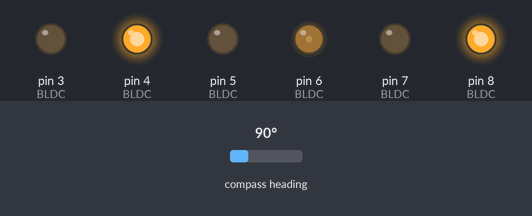
The program below on a simulated Arduino Uno, built with avr-gcc and run on an emulated ATmega328P. Shown: output pins drawn as LEDs (lit = HIGH). Wiring (inferred from the names in the program): AS5600 angle sensor at I2C address 0x36. Inputs (shaded band) come from the test bench; at power-on: compass heading 90°. What the program prints to the serial monitor is not drawn.

Above: at 9.4 s.
9.5 s: compass heading set to 7°
At 10.0 s:
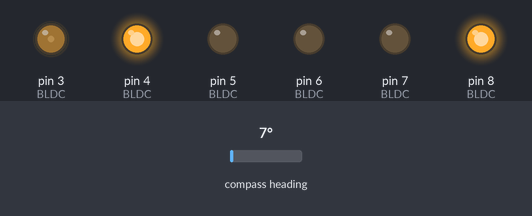
11.0 s: compass heading set to 90°
At 12.2 s:
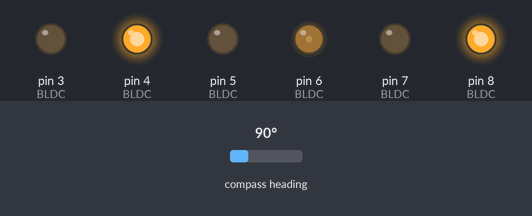
12.5 s: compass heading set to 269°
At 13.5 s:
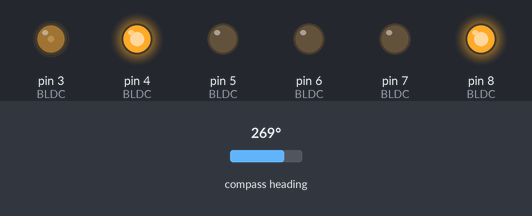
Timing chart, 0 to 15.5 s (numbered marks = the images above; inputs shaded):
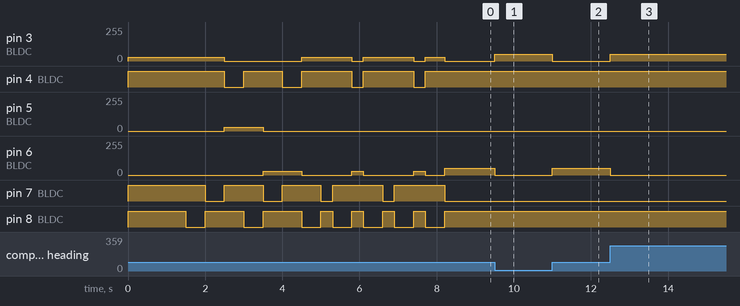

Measured:
- after the input at 9.5 s, pin 3 (BLDC): 0/255 → 50/255 at once; pin 6 (BLDC): 50/255 → 0/255 at once
- after the input at 11.0 s, pin 3 (BLDC): 50/255 → 0/255 at once; pin 6 (BLDC): 0/255 → 50/255 at once
- after the input at 12.5 s, pin 3 (BLDC): 0/255 → 50/255 at once; pin 6 (BLDC): 50/255 → 0/255 at once
- by itself, pin 3 (BLDC): repeats every 1.6 s: 30/255 1.3 s, 0/255 0.30 s

The program:

main.cpp
```cpp
//使うマイコン(Uno,Mega)によってレジスタ(initialize関数内)と
//ピン(motor_control.h内)の設定を変えること
//Unoで使う場合delay・delayMicrosecondsは使えない
//プログラムをいじるときはなるべく変更箇所を消さずにコメントアウトする。

//I2Cでエラーが出る場合はI2C_Clockの値を4000000まで下げてみる
#include <SPI.h>
#include <Arduino.h>
#include <stdint.h>
#include <motor_control.h>

#define I2C_Clock 4000000

uint8_t power = 50;
bool turn = 1; //true(1) 正転 / false(0) 逆転
int drive = 0;
int val1,val2 = -1;
bool flag1,flag2 = 0;
unsigned long period = 0;

void stop_motor();
uint8_t judge_step(uint16_t _Angle,bool _turn);
void get_speed();
void initialization();
uint16_t EncoderRead();
uint16_t calibration();
void motor_control(uint8_t _step,uint8_t _power);

void setup() {
  // put your setup code here, to run once:
  initialization();
  delay(32000);
  offset = calibration();
  //pinMode(9,OUTPUT);
  //digitalWrite(9,LOW);
}

void loop() {
  //digitalWrite(9,HIGH);
  int Angle = EncoderRead();
  Angle -= offset;
  Angle += 4096 * 2;
  Angle %= 4096;
  Angle = 4095 - Angle;
  drive = 0;
  if (turn) {
    Angle += 4096 * 2;
    Angle += 10;
    Angle %= 4096;
    drive = (int)((float)Angle / 97.5) % 6;
    drive += 2;
    drive %= 6;
  }
  else {
    Angle += 4096 * 2;
    Angle -= 50;
    Angle %= 4096;
    drive = (int)((float)Angle / 97.5) % 6;
    drive += 5;
    drive %= 6;
  }
  motor_control(drive,power);
}

void initialization() {
  //pwm
  TCCR0B = (TCCR0B & 0b11111000) | 0x01;  // 31.37255 [kHz]
  TCCR2B = (TCCR2B & 0b11111000) | 0x01;  // 31.37255 [kHz] //Arduino Uno
  //TCCR2B = (TCCR2B & 0b11111000) | 0x01;  // 31.37255 [kHz]
  //TCCR3B = (TCCR3B & 0b11111000) | 0x01;  // 31.37255 [kHz]
  //TCCR4B = (TCCR4B & 0b11111000) | 0x01;  // 31.37255 [kHz] //Arduino Mega

  //I2C
  Wire.begin();
  Wire.setClock(I2C_Clock);

  //タイマー割込み
  //絶対消さない!!!!!
  /*TCCR5A  = 0;
  TCCR5B  = 0;
  TCCR5B |= (1 << WGM52) | (1 << CS52);  //CTCmode //prescaler to 256
  OCR5A   = 62500-1;
  OCR5B   = 3125-1;*/

  //Serial
  Serial.begin(115200);

  //SPI
  SPCR |= bit(SPE);
  pinMode(MISO,OUTPUT);
  SPI.attachInterrupt();

  //BLDC pin
  for (uint8_t i = 0;i < 3;i++) {
    for (uint8_t j = 0;j < 2;j++) {
      pinMode(BLDC[i][j],OUTPUT);
    }
  }
  for (uint8_t i = 0;i < 3;i++) {
    analogWrite(BLDC[i][0],0);
    digitalWrite(BLDC[i][1],HIGH);
  }
  stop_motor();
  delay(64000);
  Serial.println("Start");
  //TIMSK5 |= (1 << OCIE5A);
}

ISR (SPI_STC_vect) {
  byte data = SPDR;
  if (data <= 100) {
    data *= 2;
    power = data;
    if (turn != 1) {
      for (int i = 0;i < 6;i++) {
        motor_control(i,0);
        delayMicroseconds(2000);
      }
    }
    turn = 1;
  }
  else if (data >= 101 && data <= 201) {
    data = (uint8_t)data - 101;
    power = data * 2;
    if (turn != 0) {
      for(int i = 5;i >= 0;i--) {
        motor_control(i,0);
        delayMicroseconds(2000);
      }
    }
    turn = 0;
  }
}

/*ISR (TIMER5_COMPA_vect) {
  //TIMSK5 |= (1 << OCIE5B);
}

ISR (TIMER5_COMPB_vect) {
  flag2 = 1;
  TIMSK5 |= (0 << OCIE5B);
}*/
```

motor_control.h
```cpp
#include <Arduino.h>
#include <Wire.h>

#define AS5600_DEV_ADDRESS   0x36
#define AS5600_REG_RAW_ANGLE 0x0C

uint16_t offset = 731;
const int BLDC[3][2] = {{3,4},{5,7},{6,8}}; //Arduino Uno
//const int BLDC[3][2] = {{3,4},{5,6},{7,8}}; //Arduino Mega

void motor_control(uint8_t _step, uint8_t _power) {
  switch (_step) {
    case 0:  // U→V
      analogWrite(BLDC[0][0], _power);  // U_IN
      analogWrite(BLDC[1][0], 0);       // V_IN
      analogWrite(BLDC[2][0], 0);       // W_IN

      digitalWrite(BLDC[0][1], HIGH);  // V_SD
      digitalWrite(BLDC[1][1], HIGH);   // V_IN
      digitalWrite(BLDC[2][1], LOW);  // W_IN
      break;

    case 1:  // W→V
      analogWrite(BLDC[0][0], 0);
      analogWrite(BLDC[1][0], 0);
      analogWrite(BLDC[2][0], _power);

      digitalWrite(BLDC[0][1], LOW);
      digitalWrite(BLDC[1][1], HIGH);
      digitalWrite(BLDC[2][1], HIGH);
      break;

    case 2:  // W→U
      analogWrite(BLDC[0][0], 0);
      analogWrite(BLDC[1][0], 0);
      analogWrite(BLDC[2][0], _power);

      digitalWrite(BLDC[0][1], HIGH);
      digitalWrite(BLDC[1][1], LOW);
      digitalWrite(BLDC[2][1], HIGH);
      break;

    case 3:  // V→U
      analogWrite(BLDC[0][0], 0);
      analogWrite(BLDC[1][0], _power);
      analogWrite(BLDC[2][0], 0);

      digitalWrite(BLDC[0][1], HIGH);
      digitalWrite(BLDC[1][1], HIGH);
      digitalWrite(BLDC[2][1], LOW);
      break;

    case 4:  // V→W
      analogWrite(BLDC[0][0], 0);
      analogWrite(BLDC[1][0], _power);
      analogWrite(BLDC[2][0], 0);

      digitalWrite(BLDC[0][1], LOW);
      digitalWrite(BLDC[1][1], HIGH);
      digitalWrite(BLDC[2][1], HIGH);
      break;

    case 5:  // U→W
      analogWrite(BLDC[0][0], _power);
      analogWrite(BLDC[1][0], 0);
      analogWrite(BLDC[2][0], 0);

      digitalWrite(BLDC[0][1], HIGH);
      digitalWrite(BLDC[1][1], LOW);
      digitalWrite(BLDC[2][1], HIGH);
      break;
  }
}

uint16_t EncoderRead() {
  Wire.beginTransmission(AS5600_DEV_ADDRESS);
  Wire.write(AS5600_REG_RAW_ANGLE);
  Wire.endTransmission(false);
  Wire.requestFrom(AS5600_DEV_ADDRESS,2);
  uint16_t RawAngle = 0;
  RawAngle = ((uint16_t)Wire.read() << 8) & 0x0F00;
  RawAngle |= (uint16_t)Wire.read();
  if (RawAngle > 4096) {
    RawAngle = EncoderRead();
  }
  return RawAngle;
}

void stop_motor() {
  analogWrite(BLDC[0][0],30);
  analogWrite(BLDC[1][0],0);
  analogWrite(BLDC[2][0],0);

  digitalWrite(BLDC[0][1],HIGH);
  digitalWrite(BLDC[1][1],HIGH);
  digitalWrite(BLDC[2][1],HIGH);
}

uint16_t calibration(void) {
  int offsetRaw[] = {0, 0, 0, 0, 0, 0, 0, 0, 0, 0};
  for (int i = 6;i > -1;i--) {
    motor_control(i % 6,30);
    delay(32000);
  }
  Serial.println("Yo");
  motor_control(5, 30);
  delay(19200);
  motor_control(0, 30);
  delay(32000);
  offsetRaw[0] = EncoderRead();
  motor_control(1, 30);
  delay(19200);
  motor_control(0, 30);
  delay(32000);
  offsetRaw[1] = EncoderRead();
  motor_control(5, 30);
  delay(19200);
  motor_control(0, 30);
  delay(32000);
  offsetRaw[2] = EncoderRead();
  motor_control(1, 30);
  delay(19200);
  motor_control(0, 30);
  delay(32000);
  offsetRaw[3] = EncoderRead();
  stop_motor();
  return (offsetRaw[0] + offsetRaw[1] + offsetRaw[2] + offsetRaw[3]) / 4;
}

/*uint8_t judge_step(uint16_t _Angle,bool _turn) {
  uint8_t _step;
  if (_turn) {
    if (_Angle <= 48 || _Angle >= 535) {
      _step = 2;
    }
    else if (_Angle >= 439 && _Angle <= 536) {
      _step = 3;
    }
    else if (_Angle >= 342 && _Angle <= 438) {
      _step = 4;
    }
    else if (_Angle >= 244 && _Angle <= 341) {
      _step = 5;
    }
    else if (_Angle >= 147 && _Angle <= 243) {
      _step = 0;
    }
    else if (_Angle >= 49 && _Angle <= 146) {
      _step = 1;
    }
  }
  else {
    _Angle += 150;
    if (_Angle <= 48 || _Angle >= 535) {
      _step = 5;
    }
    else if (_Angle >= 439 && _Angle <= 536) {
      _step = 0;
    }
    else if (_Angle >= 342 && _Angle <= 438) {
      _step = 1;
    }
    else if (_Angle >= 244 && _Angle <= 341) {
      _step = 2;
    }
    else if (_Angle >= 147 && _Angle <= 243) {
      _step = 3;
    }
    else if (_Angle >= 49 && _Angle <= 146) {
      _step = 4;
    }
  }
  return _step;
}*/
```
